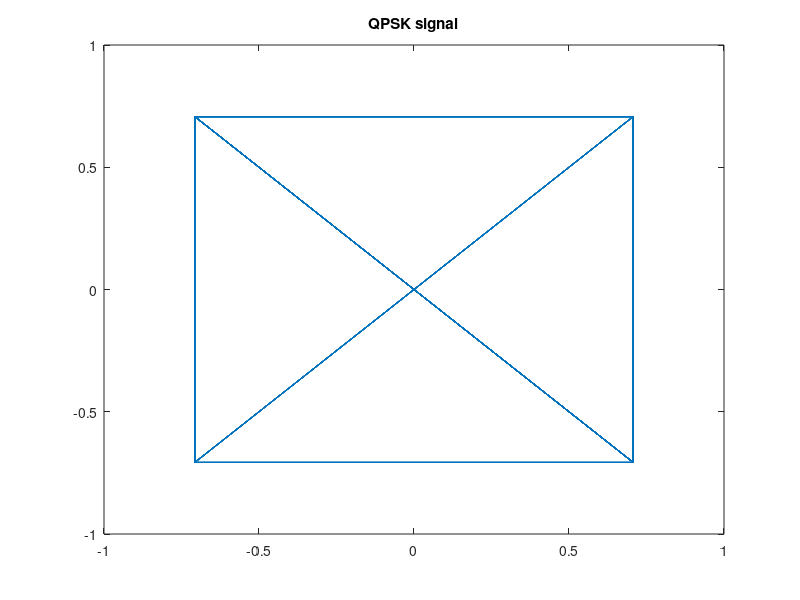

Reproduce this figure in MATLAB.
% Parameters
num_symbols = 100; % Number of symbols

% Generate random bits (0s and 1s)
bits = randi([0 1], num_symbols * 2, 1);

% Reshape bits into symbols
symbols = reshape(bits, 2, num_symbols).';

% Map bits to QPSK symbols
qpsk_symbols = 1/sqrt(2) * (1 - 2*symbols(:, 1)) + 1i/sqrt(2) * (1 - 2*symbols(:, 2));

disp('Generated QPSK symbols:');
plot(qpsk_symbols);
title ("QPSK signal")
